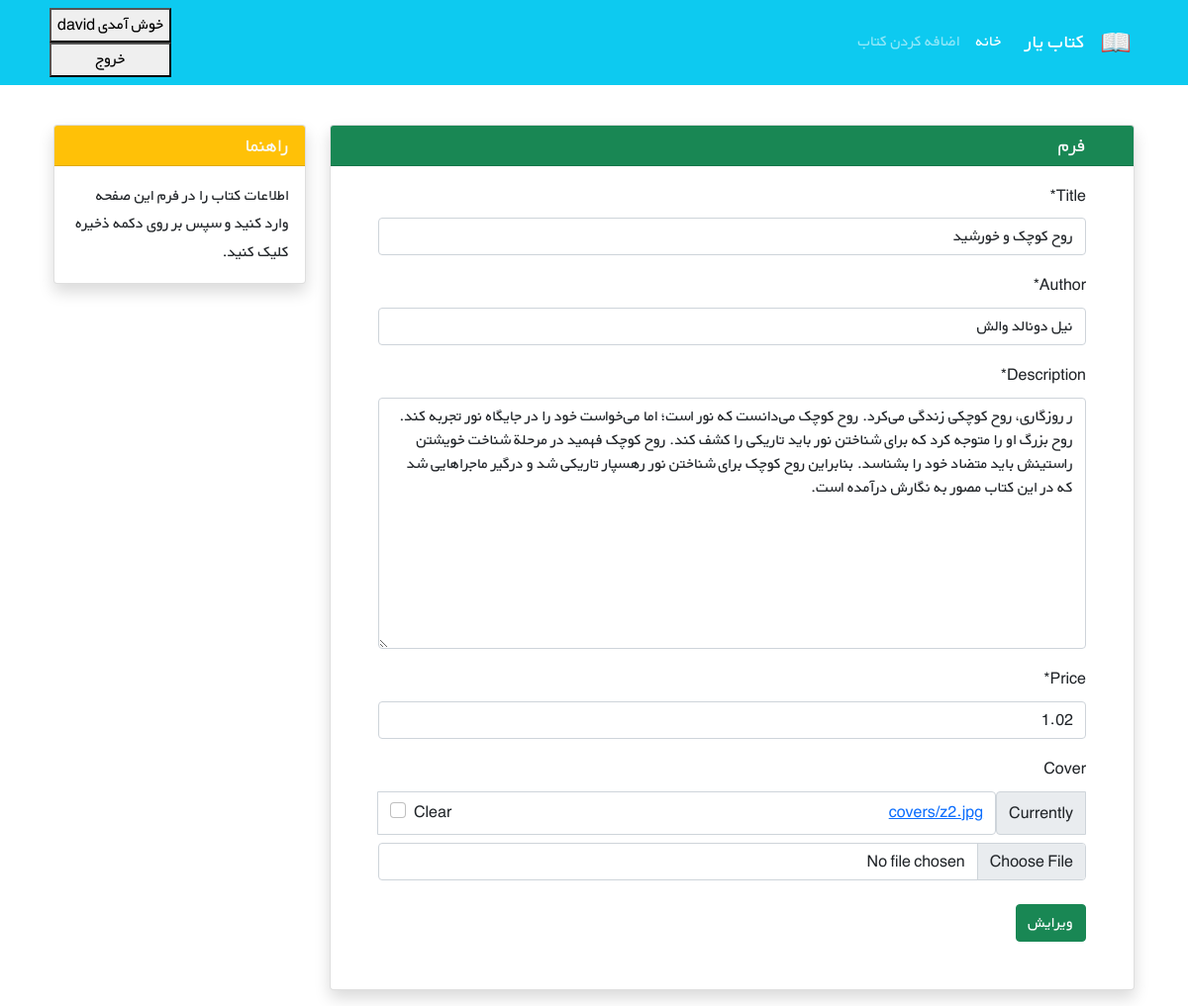
/books/12/edit/ (signed in), run on the app's committed database.
### accounts/models.py (models this page shows)
class CustomUser(AbstractUser):
    age = models.PositiveIntegerField(null=True, blank=True)

### books/models.py (models this page shows, shortened)
class Book(models.Model):
    title = models.CharField(max_length=200)
    author = models.CharField(max_length=200)
    description = models.TextField()
    price = models.DecimalField(max_digits=5, decimal_places=2)
    cover = models.ImageField(upload_to='covers/', blank=True)

### books/views.py (the view)
# urls.py: path('<int:pk>/edit/', BookUpdateView.as_view(), name='book_update'),
class BookUpdateView(LoginRequiredMixin, generic.UpdateView):
    model = Book
    fields = ['title', 'author', 'description', 'price', 'cover', ]
    template_name = 'books/book_update.html'

### books/templates/books/book_update.html (shortened to what this page needs)
{% extends "_base.html" %}
{% load crispy_forms_tags %}
{% block content %}
    <div class="container mt-4" dir="rtl">
        <div class="row">
            <div class="col-9">
                <div class="card shadow my-3">
                    <h5 class="card-header bg-success text-light px-5">فرم</h5>
                    <div class="px-5 pt-3 pb-5">
                        <form method="POST" enctype="multipart/form-data">
                            {{ form|crispy }}
                            <button type="submit" class="btn btn-success mt-2">ویرایش</button>
                        </form>
                    </div>
                </div>
            </div>
            <div class="col-3">
                    <div class="card my-3 shadow">
                        <h5 class="card-header bg-warning text-light">راهنما</h5>
                        <div class="card-body">
                            <p class="card-text">
                                اطلاعات کتاب را در فرم این صفحه وارد کنید و سپس بر روی دکمه ذخیره کلیک کنید.
                            </p>
                        </div>
                    </div>
            </div>
        </div>
    </div>
{% endblock content %}

### templates/_base.html (shortened to what this page needs)
{% load static %}
<!DOCTYPE html>
<html lang="en">
<head>
    <link href="https://cdn.jsdelivr.net/npm/bootstrap@5.1.3/dist/css/bootstrap.min.css" rel="stylesheet"
>
    <link rel="stylesheet" href="{% static 'css/style.css' %}">
</head>
<body>
    <nav class="navbar navbar-expand-lg navbar-dark bg-info" dir="rtl">
        <div class="container">
            <a class="navbar-brand" href="#">
                <img src="{% static "icons/book.png" %}" alt="" height="30"
                     class="d-inline-block align-text-top">
            </a>
            <a class="navbar-brand mx-3" href="#">کتاب یار</a>
            <div class="collapse navbar-collapse" id="navbarNavAltMarkup">
                <div class="navbar-nav">
                    <a class="nav-link active" aria-current="page" href="{% url 'book_list' %}">خانه</a>
                    <a class="nav-link" href="{% url 'book_create' %}">اضافه کردن کتاب</a>
                </div>
            </div>
            <div class="mx-2 text-white">
                {% if user.is_authenticated %}
                    <button>خوش آمدی {{ user.username }}</button>
                    <form action="{% url 'logout' %}" method='post'>
                        <button style='width:100%'>خروج</button>
                    </form>
                {% else %}
                    <a class="link-light text-decoration-none" href="{% url 'login' %}">ورود</a>
                    <span>یا</span>
                    <a class="link-light text-decoration-none" href="{% url 'signup' %}">ثبت نام</a>
                {% endif %}
            </div>
        </div>
    </nav>
    <div class="container">
        {% block content %}
        {%endblock content %}
    </div>
</body>
</html>

### static/css/style.css (style rules this page uses)
* { font-family: 'BYekan', sans-serif; line-height: 1.8rem; }

### data on the page
CustomUser: username "david"
Book: title "روح کوچک و خورشید", author "نیل دونالد والش", description "ر روزگاری، روح کوچکی زندگی می‌کرد. روح کوچک می‌دانست که نور است؛ اما می‌خواست خود را در جایگاه نور تجربه کند. روح بزرگ او را متوجه کرد که برای شناختن نور باید تاریکی را کشف کند. روح کوچک فهمید در مرحلة شناخت خویشتن راستینش باید متضاد خود را بشناسد. بنابراین روح کوچک برای شناختن نور رهسپار تاریکی شد و درگیر ماجراهایی شد که در این کتاب مصور به نگارش درآمده است.", price "1.02"
